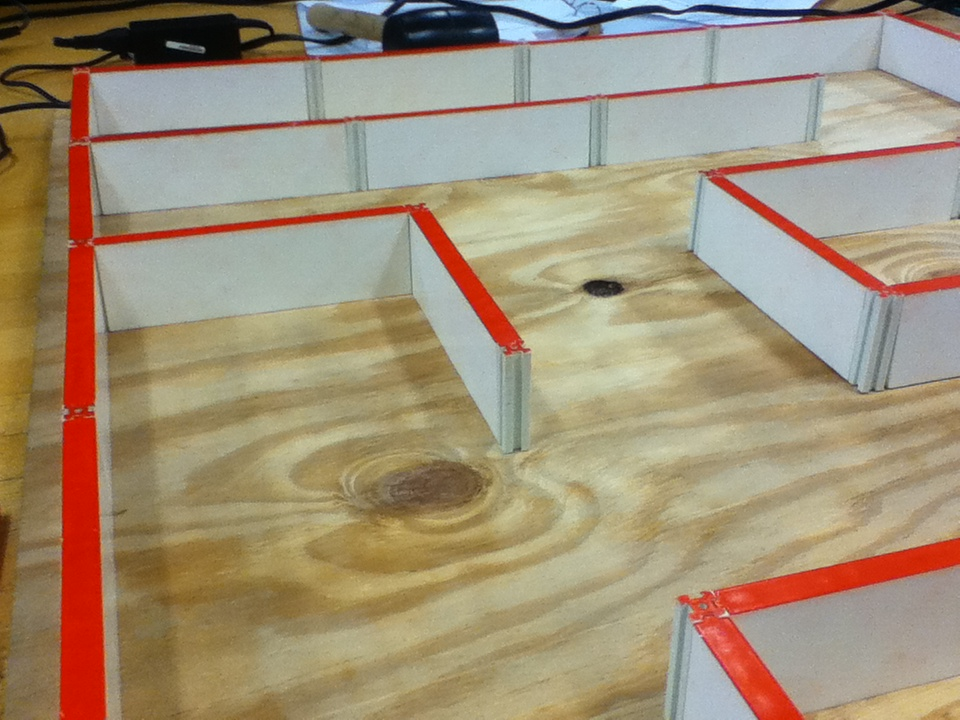
#> input picture data/m7/IMG_0290.JPG, 960 x 720 px
$ python harris.py
#> lines starting #> are read from the running program, lines starting #| are printed output that depends on the picture; after the words box and inside, x2 and y2 are one past the last pixel; in counts of white or black regions, pixels touching at a corner belong together
# -*- coding: utf-8 -*-
"""
Created on Sun Oct 26 13:14:30 2014

@author: Scott Will, SUNY Buffalo, Department of Electrical Engineering
"""

import cv2
import numpy as np

cv2.destroyAllWindows()

# Read in the target image
filename = '../data/m7/IMG_0290.JPG'
img = cv2.imread(filename)
#> img is the input picture: shape (720, 960, 3); mean B, G, R 119.6, 144.7, 161

# Convert BGR to HSV
hsv = cv2.cvtColor(img, cv2.COLOR_BGR2HSV)
#> hsv: shape (720, 960, 3); mean H, S, V 40.4, 80.5, 165.9

# define range of red color in HSV
lower_red = np.array([0, 0, 0])
upper_red = np.array([5, 255, 255])

# Threshold the HSV image to get only red colors
mask = cv2.inRange(hsv, lower_red, upper_red)
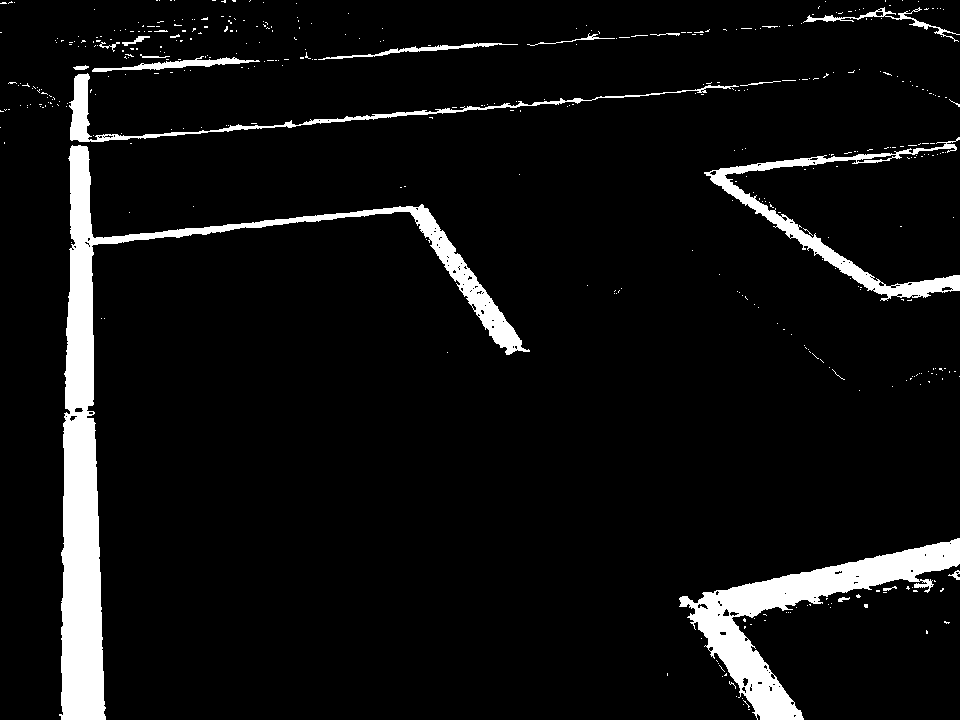
#> mask: shape (720, 960); 6.7% white; 432 white regions (412 under 20 px), largest, box (x1, y1, x2, y2) and area: (59, 145, 530, 720) 22872, (679, 538, 960, 720) 12060, (704, 137, 960, 301) 4851

# Bitwise-AND mask and original image
res = cv2.bitwise_and(img, img, mask=mask)
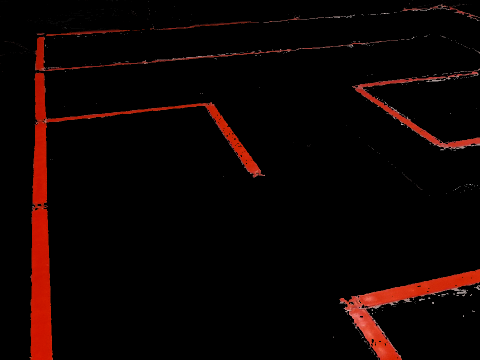
#> res: shape (720, 960, 3) (shown at 1/2 size); mean B, G, R 1.8, 3.1, 12.7

# Convert to grayscale
gray = cv2.cvtColor(res, cv2.COLOR_BGR2GRAY)
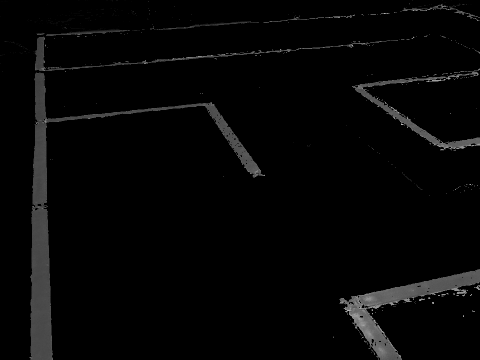
#> gray: shape (720, 960) (shown at 1/2 size); min 0, max 221, mean 5.8
gray = np.float32(gray)

# Run Harris corner detection
# Arguments: (image, blocksize, sobel aperture size, free parameter)
dst = cv2.cornerHarris(gray, 2, 3, 0.04)

# Result is dilated for marking the corners, not important
dst = cv2.dilate(dst, None)
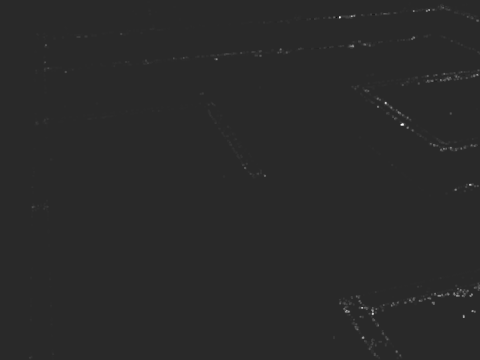
#> dst: shape (720, 960) float32 (shown at 1/2 size); min -35045192, max 179287344, mean 332167.6; drawn with min black and max white

# Threshold for an optimal value, it may vary depending on the image.
img[dst > 0.01*dst.max()] = [0, 0, 255]
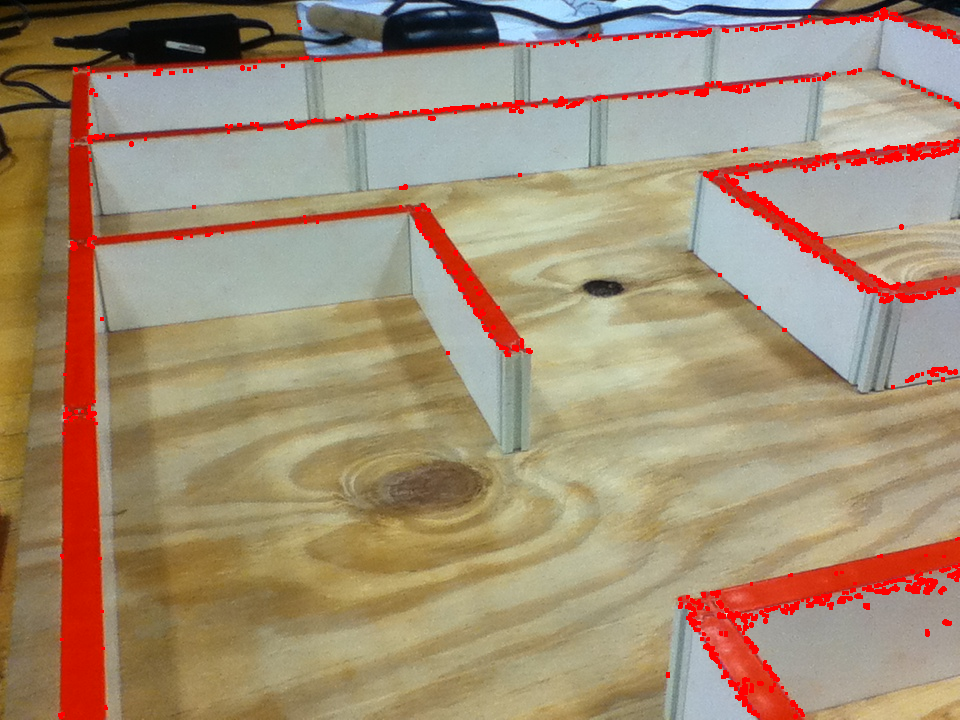
#> img: shape (720, 960, 3); 2.24% of pixels changed, all inside (x1, y1, x2, y2) = (58, 7, 960, 719)

cv2.imshow('dst', img)
cv2.waitKey()

$ run again, with data/m7/IMG_0289.JPG copied over data/m7/IMG_0290.JPG
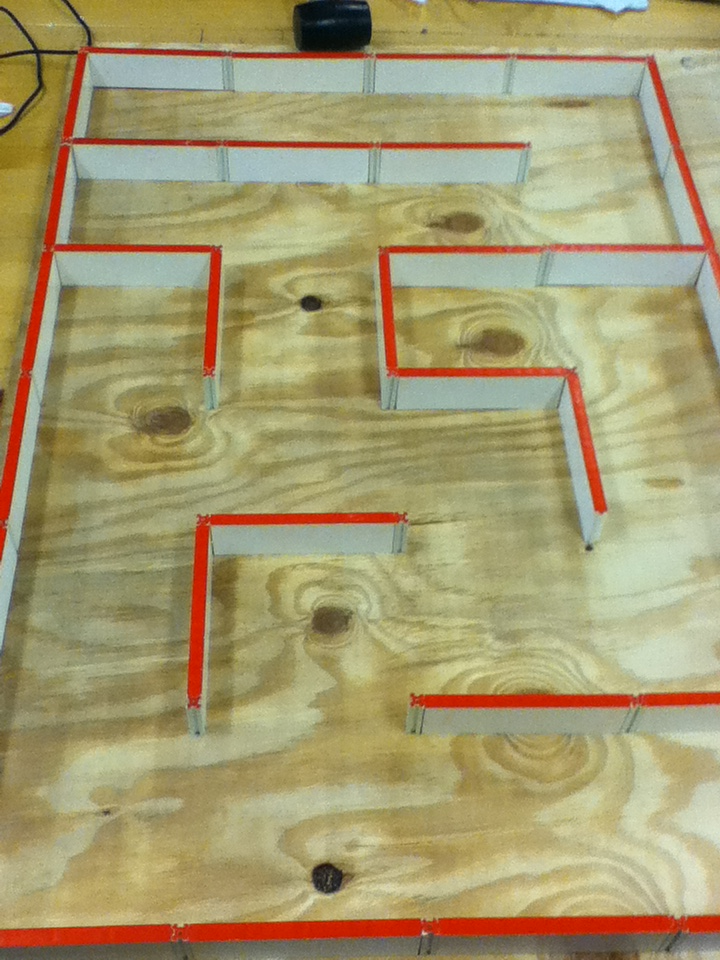
#> input picture data/m7/IMG_0289.JPG, 720 x 960 px
#> img is the input picture: shape (960, 720, 3); mean B, G, R 111.7, 154.6, 165.7
#> hsv: shape (960, 720, 3); mean H, S, V 31.7, 89.7, 169
#> `mask = cv2.inRange(hsv, lower_red, upper_red)`:
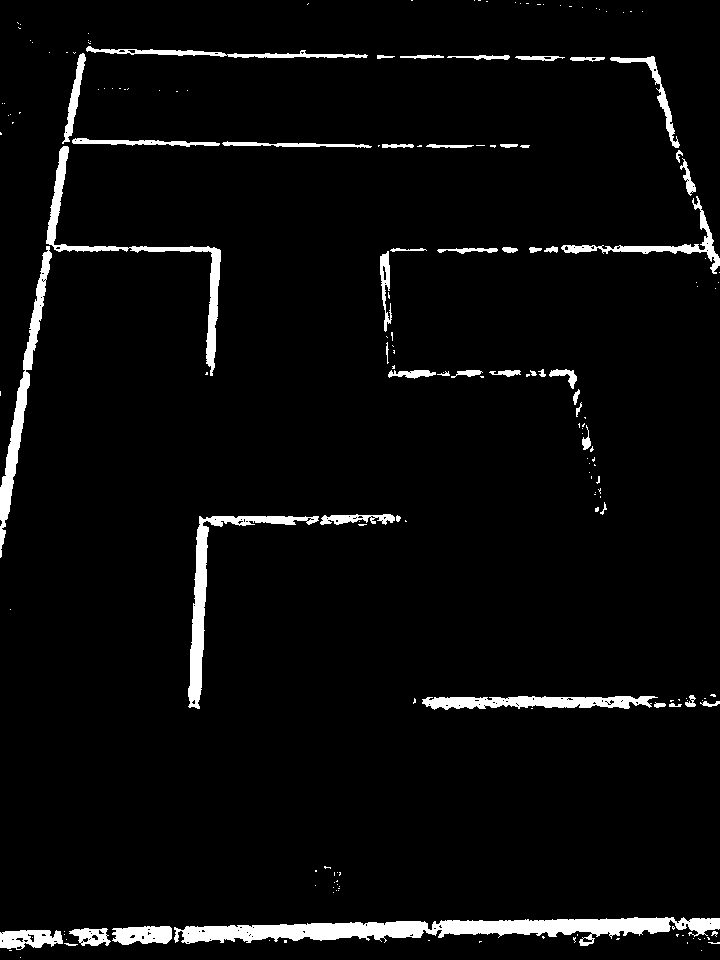
#> mask: shape (960, 720); 4.3% white; 189 white regions (138 under 20 px), largest, box (x1, y1, x2, y2) and area: (174, 917, 720, 946) 7776, (188, 516, 319, 709) 2946, (0, 246, 52, 558) 2708
#> `img[dst > 0.01*dst.max()] = [0, 0, 255]`:
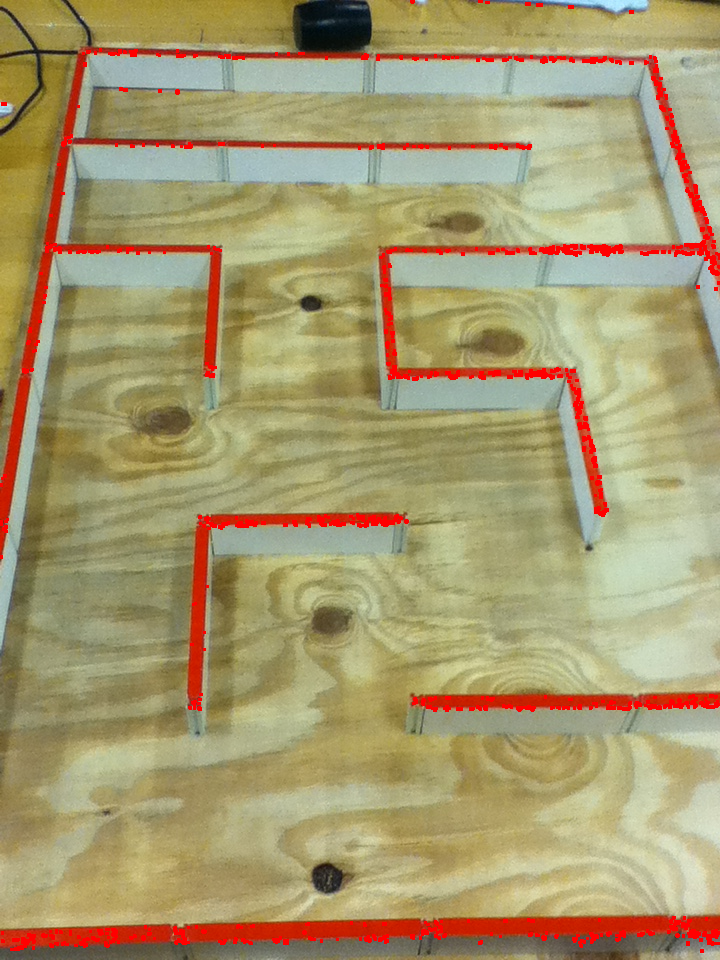
#> img: shape (960, 720, 3); 1.98% of pixels changed, all inside (x1, y1, x2, y2) = (0, 0, 720, 953)

$ run again, with data/m7/IMG_0291.JPG copied over data/m7/IMG_0290.JPG
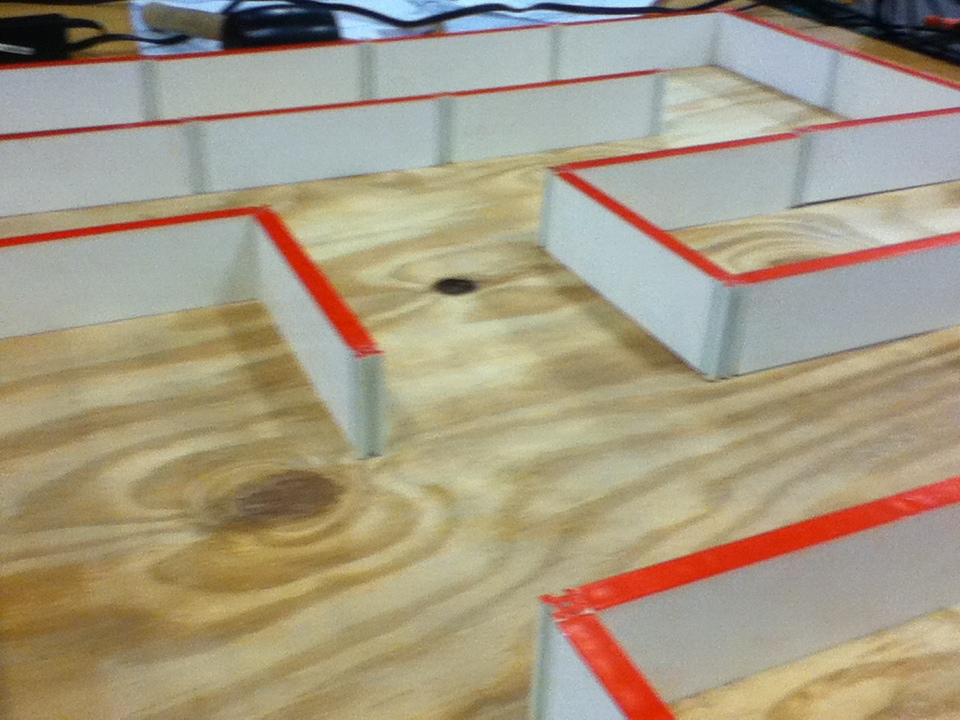
#> input picture data/m7/IMG_0291.JPG, 960 x 720 px
#> img is the input picture: shape (720, 960, 3); mean B, G, R 130.7, 154, 165.7
#> hsv: shape (720, 960, 3); mean H, S, V 43.7, 68.3, 170.8
#> `mask = cv2.inRange(hsv, lower_red, upper_red)`:
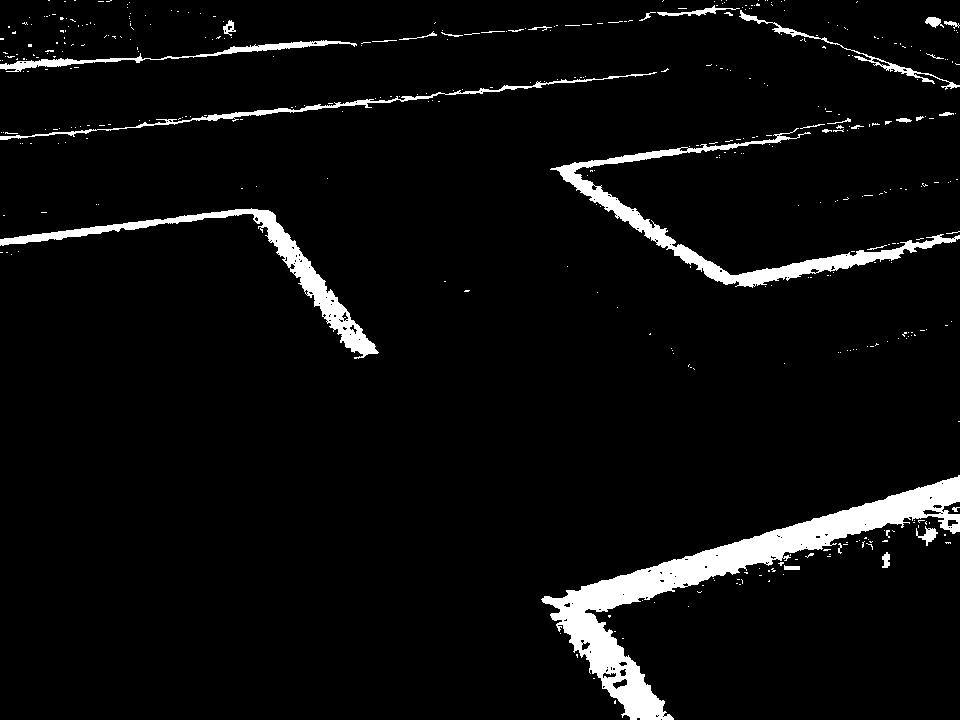
#> mask: shape (720, 960); 5% white; 415 white regions (383 under 20 px), largest, box (x1, y1, x2, y2) and area: (541, 475, 960, 720) 16291, (550, 128, 960, 288) 6348, (0, 208, 379, 359) 5074
#> `img[dst > 0.01*dst.max()] = [0, 0, 255]`:
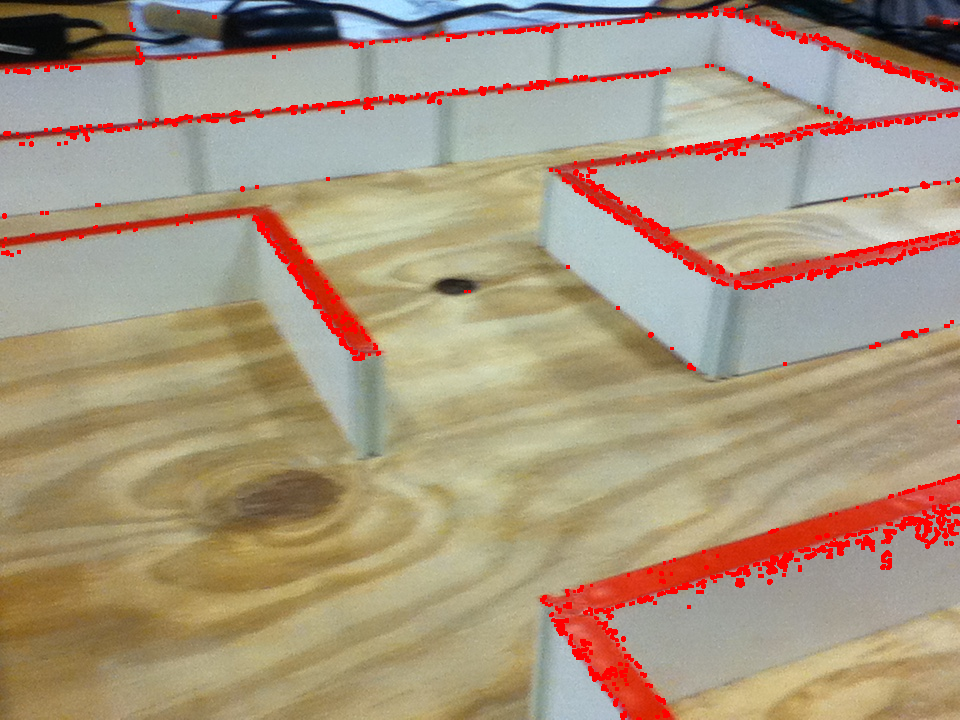
#> img: shape (720, 960, 3); 3.12% of pixels changed, all inside (x1, y1, x2, y2) = (1, 4, 960, 720)
